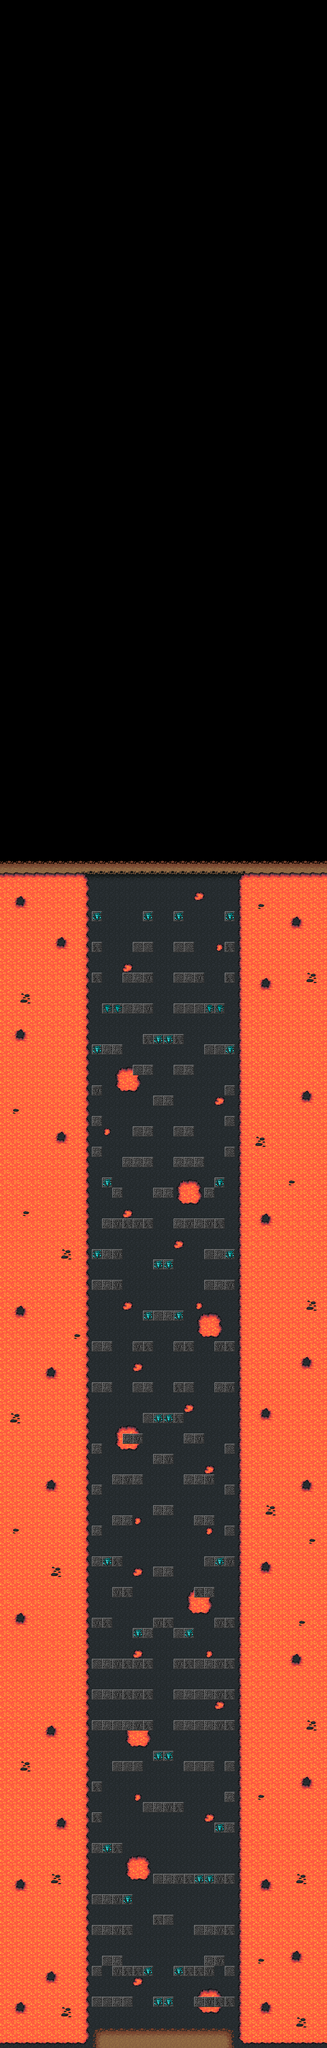

A level layout from a 2D game, rendered from its tile map. Below: a short description, then the map file with tile-grid data replaced by summaries:
An orthogonal 32x200 tile map with 32x32 px tiles, 6 tile layers (Background, Background Details, SideBars & UI, UI and Sidebars Details, ...), 2 tilesets.

<map version="1.2" tiledversion="1.2.0" orientation="orthogonal" renderorder="right-down" width="32" height="200" tilewidth="32" tileheight="32" infinite="0" nextlayerid="9" nextobjectid="1">
 <tileset firstgid="1" source="Volcano Background.tsx" />
 <tileset firstgid="1025" source="Volcano Platforms.tsx" />
 <layer id="5" name="Background" width="32" height="200">
  <data>[6400 cells, 3712 non-empty, 3 distinct tile ids]</data>
 </layer>
 <layer id="6" name="Background Details" width="32" height="200">
  <data>[6400 cells, 114 non-empty, 14 distinct tile ids]</data>
 </layer>
 <layer id="4" name="SideBars &amp; UI" width="32" height="200">
  <data>[6400 cells, 2070 non-empty, 13 distinct tile ids]</data>
 </layer>
 <layer id="7" name="UI and Sidebars Details" width="32" height="200">
  <data>[6400 cells, 24 non-empty, 2 distinct tile ids]</data>
 </layer>
 <layer id="3" name="Platforms" width="32" height="200">
  <data>[6400 cells, 291 non-empty, 10 distinct tile ids]</data>
 </layer>
 <layer id="8" name="Platform Details" width="32" height="200">
  <data>[6400 cells, 37 non-empty, 2 distinct tile ids]</data>
 </layer>
</map>
